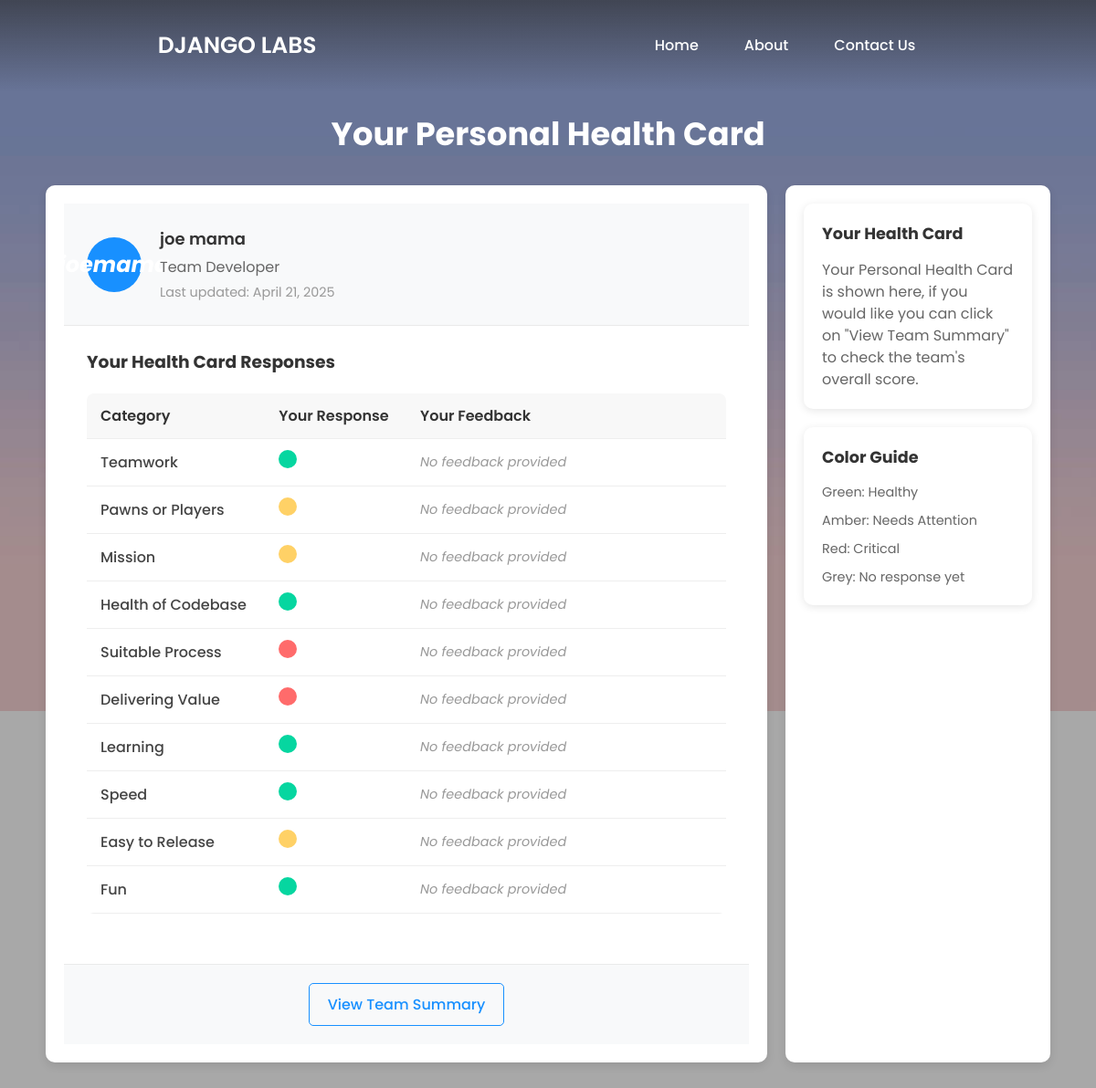
Page /healthcard/ (signed in) on the committed database.
### my_app/models.py (models this page shows, shortened)
class HealthCard(models.Model):
    user = models.ForeignKey(User, on_delete=models.CASCADE)
    created_at = models.DateTimeField(auto_now_add=True)

class Vote(models.Model):
    COLOR_CHOICES = [
        (1, 'Red'),
        (2, 'Amber'),
        (3, 'Green'),
    ]
    health_card = models.ForeignKey(HealthCard, on_delete=models.CASCADE, related_name='votes')
    user = models.ForeignKey(User, on_delete=models.CASCADE)
    category = models.CharField(max_length=100)
    color = models.IntegerField(choices=COLOR_CHOICES)
    feedback = models.TextField(blank=True, null=True)
    created_at = models.DateTimeField(auto_now_add=True)
    class Meta:
        unique_together = ['health_card', 'category']

### my_app/views.py (the view)
# urls.py: path('healthcard/', views.healthcard, name='healthcard'),
@login_required
def healthcard(request):
    try:
        health_card = HealthCard.objects.get(user=request.user)
        votes = Vote.objects.filter(health_card=health_card)
        all_categories = [
            'Teamwork', 'Pawns or Players', 'Mission', 'Health of Codebase',
            'Suitable Process', 'Delivering Value', 'Learning', 'Speed',
            'Easy to Release', 'Fun'
        ]
        votes_dict = {vote.category: vote for vote in votes}
        health_items = []
        for category in all_categories:
            if category in votes_dict:
                vote = votes_dict[category]
                color_name = {1: 'red', 2: 'amber', 3: 'green'}.get(vote.color, 'waiting')
                health_items.append({
                    'category': category,
                    'response': color_name,
                    'feedback': vote.feedback
                })
            else:
                health_items.append({
                    'category': category,
                    'response': 'waiting',
                    'feedback': ''
                })
        context = {
            'user': request.user,
            'first_name': request.user.first_name,
            'last_name': request.user.last_name,
            'health_items': health_items,
            'last_updated': health_card.created_at
        }
        return render(request, 'my_app/healthcard.html', context)
    except HealthCard.DoesNotExist:
        return redirect('voting')

### my_app/templates/my_app/healthcard.html (shortened to what this page needs)
<!DOCTYPE html>
{% load static %}
<html lang="en">
<head>
    <link rel="stylesheet" href="{% static 'style.css' %}">
    <link rel="stylesheet" href="{% static 'base.css' %}">
    <link rel="stylesheet" href="{% static 'tables.css' %}">
    <link rel="stylesheet" href="{% static 'users.css' %}">
</head>
<body>
    <div class="healthcard-wrapper">
        <nav class="nav">
            <div class="nav-logo">
                <p>DJANGO LABS</p>
            </div>
            <div class="nav-menu" id="navMenu">
                <ul>
                    <li><a href="{% url 'home' %}" class="link">Home</a></li>
                    <li><a href="{% url 'about' %}" class="link">About</a></li>
                    <li><a href="{% url 'contact' %}" class="link">Contact Us</a></li>
                </ul>
            </div>
        </nav>
        <div class="healthcard-container">
            <h1>Your Personal Health Card</h1>
            <div class="container">
                <div class="healthcard-section">
                    <div class="card-header">
                        <div class="user-info">
                            <div class="user-avatar">
                                <i>{{ first_name }}{{ last_name }}</i>
                            </div>
                            <div class="user-details">
                                <div class="user-name">{{ first_name }} {{ last_name }}</div>
                                <p class="user-role">Team Developer</p>
                                <p class="last-updated">Last updated: {{ last_updated|date:"F j, Y" }}</p>
                            </div>
                        </div>
                    </div>
                    <div class="card-body">
                        <h3>Your Health Card Responses</h3>
                        <table class="health-table">
                            <thead>
                                <tr>
                                    <th>Category</th>
                                    <th>Your Response</th>
                                    <th>Your Feedback</th>
                                </tr>
                            </thead>
                            <tbody>
                                {% for item in health_items %}
                                <tr>
                                    <td class="category">{{ item.category }}</td>
                                    <td class="response">
                                        {% if item.response != 'waiting' %}
                                            <div class="result-indicator {{ item.response }}"></div>
                                        {% else %}
                                            <div class="result-indicator waiting"></div>
                                        {% endif %}
                                    </td>
                                    <td class="feedback">
                                        {% if item.feedback %}
                                            <div class="feedback-text">{{ item.feedback }}</div>
                                        {% else %}
                                            <div class="no-feedback">No feedback provided</div>
                                        {% endif %}
                                    </td>
                                </tr>
                                {% endfor %}
                            </tbody>
                        </table>
                    </div>
                    <div class="card-footer">
                        <div class="action-buttons">
                            <a href="{% url 'summary' %}" class="btn outline-btn">View Team Summary</a>
                        </div>
                    </div>
                </div>
                <div class="info-section">
                    <div class="info-card">
                        <h3>Your Health Card</h3>
                        <p>Your Personal Health Card is shown here, if you would like you can click on "View Team Summary" to check the team's overall score.</p>
                    </div>
                    <div class="info-card">
                        <h3>Color Guide</h3>
                        <div class="color-guide">
                            <div class="color-item">
                                <div class="color-desc">Green: Healthy</div>
                            </div>
                            <div class="color-item">
                                <div class="color-desc">Amber: Needs Attention</div>
                            </div>
                            <div class="color-item">
                                <div class="color-desc">Red: Critical</div>
                            </div>
                            <div class="color-item">
                                <div class="color-desc">Grey: No response yet</div>
                            </div>
                        </div>
                    </div>
                </div>
            </div>
        </div>
    </div>
</body>
</html>

### my_app/static/style.css (style rules this page uses)
* { margin: 0; padding: 0; box-sizing: border-box; font-family: 'Poppins', sans-serif; }
body { background-image: url("images/faded-background.jpg"); background-size: 100%; background-repeat: no-repeat; background-attachment: fixed; overflow: hidden; }
.nav { position: fixed; top: 0; display: flex; justify-content: space-around; width: 100%; height: 100px; line-height: 100px; background: linear-gradient(rgba(39,39,39, 0.6), transparent); z-index: 100; }
.nav-logo p { color: white; font-size: 25px; font-weight: 600; }
.nav-menu ul { display: flex; }
.nav-menu ul li { list-style-type: none; }
.nav-menu ul li .link { text-decoration: none; font-weight: 500; color: #fff; padding-bottom: 15px; margin: 0 25px; }

### my_app/static/base.css (style rules this page uses)
.voting-wrapper, .healthcard-wrapper, .summary-wrapper { width: 100%; min-height: 100vh; background: rgba(39, 39, 39, 0.4); padding-top: 100px; overflow-y: auto; }
.vote-container, .healthcard-container, .summary-container { width: 95%; max-width: 1600px; margin: 0 auto 50px; padding: 20px; }
h1 { text-align: center; color: white; margin-bottom: 30px; font-size: 2.2rem; }
.container { display: flex; gap: 20px; }
.voting-section, .healthcard-section, .summary-section { flex: 3; background: white; border-radius: 10px; padding: 20px; box-shadow: 0 4px 10px rgba(0, 0, 0, 0.1); }
.user-section, .team-section, .info-section { flex: 1; background: white; border-radius: 10px; padding: 20px; box-shadow: 0 4px 10px rgba(0, 0, 0, 0.1); }
.info-section { display: flex; flex-direction: column; gap: 20px; }
.card-header { display: flex; justify-content: space-between; align-items: center; padding: 25px; background-color: #f8f9fa; border-bottom: 1px solid #eaeaea; }
.card-body { padding: 25px; }
.card-body h3 { margin-top: 0; margin-bottom: 20px; color: #333; }
.card-footer { padding: 20px 25px; border-top: 1px solid #eaeaea; background-color: #f8f9fa; }
.info-card { background-color: white; border-radius: 10px; padding: 20px; box-shadow: 0 2px 10px rgba(0, 0, 0, 0.1); }
.info-card h3 { margin-top: 0; margin-bottom: 15px; color: #333; font-size: 1.1rem; }
.info-card p { color: #666; margin: 0; line-height: 1.5; }
.btn { padding: 10px 20px; border: none; border-radius: 5px; cursor: pointer; font-weight: 500; transition: all 0.2s; text-decoration: none; display: inline-block; }
.outline-btn { background-color: transparent; color: #1890ff; border: 1px solid #1890ff; }
.action-buttons { display: flex; justify-content: center; gap: 15px; }

### my_app/static/tables.css (style rules this page uses)
table { width: 100%; border-collapse: collapse; margin-bottom: 30px; background-color: #fff; border-radius: 8px; overflow: hidden; }
th, td { padding: 12px 15px; text-align: left; border-bottom: 1px solid #eee; }
th { background-color: #f8f8f8; font-weight: 600; color: #333; }
.category { font-weight: 500; color: #444; }
.result-indicator { width: 20px; height: 20px; border-radius: 50%; background-color: #ddd; display: inline-block; position: relative; margin: 0 auto; }
.result-indicator.red { background-color: #ff6b6b; }
.result-indicator.amber { background-color: #ffd166; }
.result-indicator.green { background-color: #06d6a0; }
.feedback { width: 50%; }
.no-feedback { color: #999; font-style: italic; font-size: 0.9rem; }

### my_app/static/users.css (style rules this page uses)
.user-avatar { width: 60px; height: 60px; border-radius: 50%; background-color: #1890ff; color: white; display: flex; align-items: center; justify-content: center; font-size: 24px; font-weight: bold; margin-right: 20px; }
.user-info { display: flex; align-items: center; }
.user-name { font-size: 18px; font-weight: 600; margin-bottom: 5px; color: #333; }
.user-role { color: #666; margin: 0 0 5px 0; }
.last-updated { color: #999; font-size: 0.9rem; margin: 0; }
.color-guide { display: flex; flex-direction: column; gap: 10px; }
.color-item { display: flex; align-items: center; }
.color-desc { font-size: 0.9rem; color: #666; }

### rows in the picture
HealthCard: created_at "April 21, 2025"
Vote: category "Teamwork"
Vote: category "Pawns or Players"
Vote: category "Mission"
Vote: category "Health of Codebase"
Vote: category "Suitable Process"
Vote: category "Delivering Value"
Vote: category "Learning"
Vote: category "Speed"
Vote: category "Easy to Release"
Vote: category "Fun"

### other values in the picture
{{ first_name }} "joe"
{{ last_name }} "mama"
